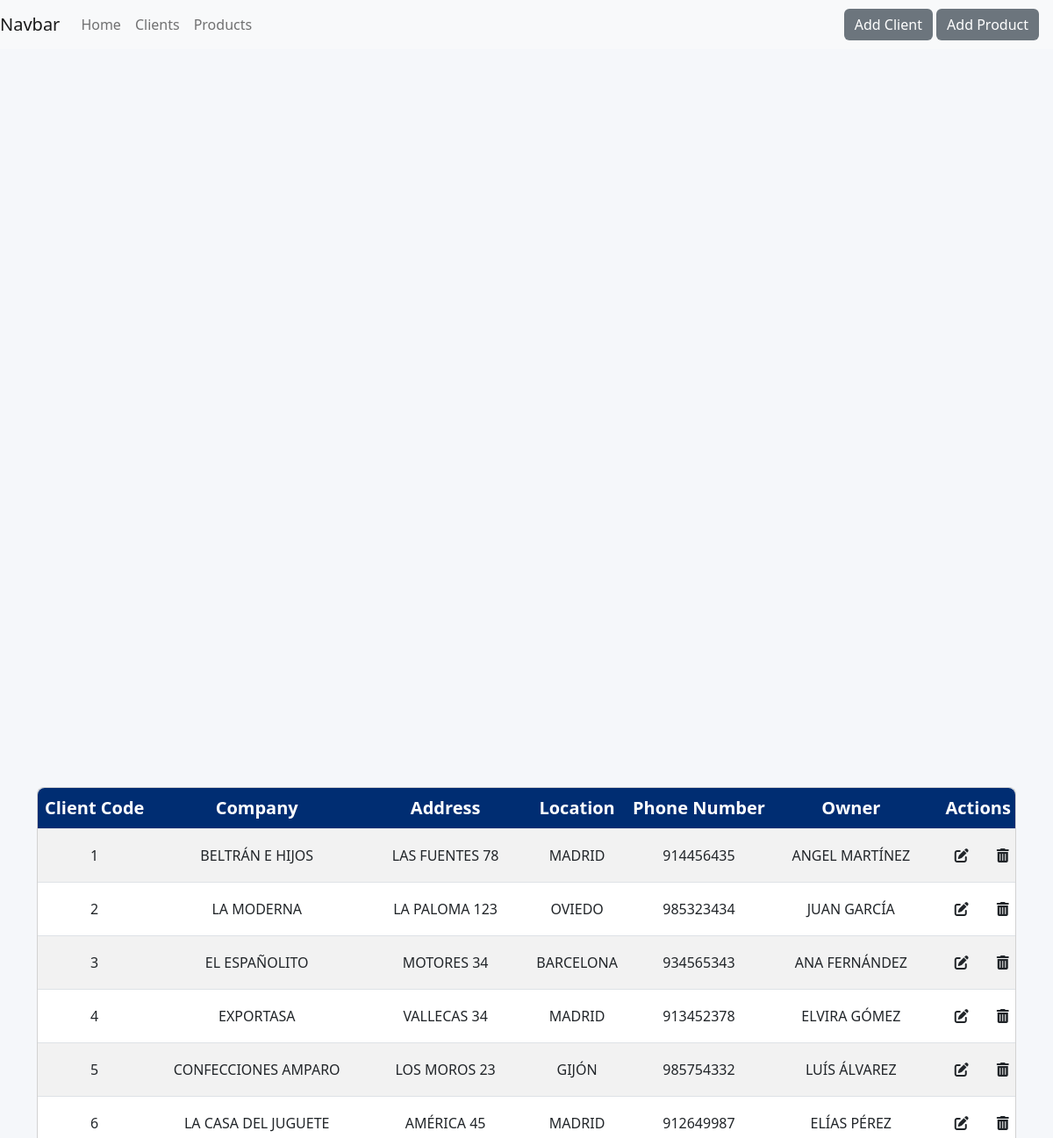
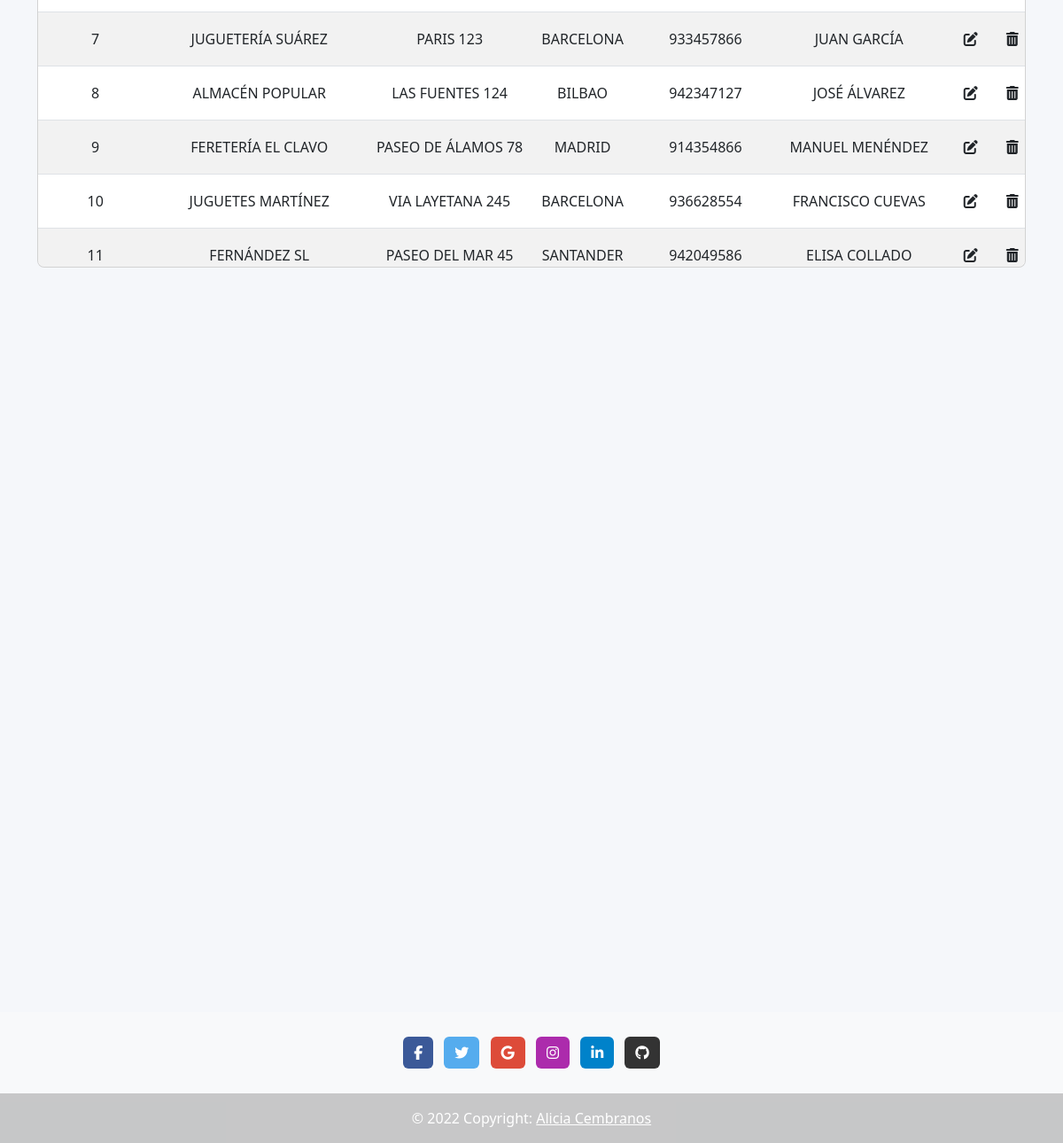
The app's page /?controller=clients&action=getClients with its own data (2 pictures, top to bottom).
### tables this page shows
CREATE TABLE clientes (
   
   CÓDIGOCLIENTE      INT      NOT NULL   AUTO_INCREMENT,
   EMPRESA VARCHAR(50) NOT NULL,
   DIRECCIÓN VARCHAR(50) NOT NULL,
   POBLACIÓN VARCHAR(50) NOT NULL,
   TELÉFONO VARCHAR(50) NOT NULL,
   RESPONSABLE VARCHAR(50) NOT NULL,

   PRIMARY KEY (CÓDIGOCLIENTE)
);

### models/clientsModel.php (called while the page is built, shortened)
<?php
function getAllClients()
{
    try {
        $pdo = connDB();
        $sql = 'SELECT * FROM clientes ORDER BY CÓDIGOCLIENTE ASC';
        $statement = $pdo->prepare($sql);
        $statement->execute();
        $clients = $statement->fetchAll();
        return $clients;
    } catch (PDOException $e) {
        $errMsg = $e->getMessage();
        require_once VIEWS . 'errors/error.php';
    }
}

### views/clients/clientsDashboard.php (the view, shortened to what this page needs)
<section class="intro">
    <div class="bg-image h-100  py-2" style="background-color: #f5f7fa;">
        <div class="mask d-flex align-items-center h-100">
            <div class="container">
                <div class="row justify-content-center">
                    <div class="col-12">
                        <div class="card">
                            <div class="card-body p-0">
                                <div class="table-responsive table-scroll" data-mdb-perfect-scrollbar="true" style="position: relative; height: 700px">
                                    <table class="table table-striped mb-0">
                                        <thead style="background-color: #002d72;">
                                            <tr>
                                                <th class="text-center" scope="col">Client Code</th>
                                                <th class="text-center" scope="col">Company</th>
                                                <th class="text-center" scope="col">Address</th>
                                                <th class="text-center" scope="col">Location</th>
                                                <th class="text-center" scope="col">Phone Number</th>
                                                <th class="text-center" scope="col">Owner</th>
                                                <th class="text-center" scope="col">Actions</th>
                                            </tr>
                                        </thead>
                                        <tbody>
                                            <?php foreach ($clients as $index => $client) : ?>
                                                <tr>
                                                    <td class="text-center align-middle"><?= $client['CÓDIGOCLIENTE'] ?></td>
                                                    <td class="text-center align-middle"><?= $client['EMPRESA'] ?></td>
                                                    <td class="text-center align-middle"><?= $client['DIRECCIÓN'] ?></td>
                                                    <td class="text-center align-middle"><?= $client['POBLACIÓN'] ?></td>
                                                    <td class="text-center align-middle"><?= $client['TELÉFONO'] ?></td>
                                                    <td class="text-center align-middle"><?= $client['RESPONSABLE'] ?></td>
                                                    <td class="text-center align-middle"><a href="?controller=clients&action=getClient&id=<?= $client['CÓDIGOCLIENTE'] ?>" class="btn btn-link"><i class="fa-solid fa-pen-to-square link-dark p-2"></i></a><a href="?controller=clients&action=deleteClient&id=<?= $client['CÓDIGOCLIENTE'] ?>" class="btn btn-link"><i class="fa-solid fa-trash-can link-dark"></i></a></td>
                                                </tr>
                                            <?php endforeach; ?>
                                        </tbody>
                                    </table>
                                </div>
                            </div>
                        </div>
                    </div>
                </div>
            </div>
        </div>
    </div>
</section>

### index.php (shortened to what this page needs)
<?php
if (isset($_GET["controller"])) {
    $controller = $_GET["controller"];
    $pathController = getPathController($controller);
    $isFile = file_exists($pathController);
    if ($isFile) {
        require_once $pathController;
    }else{
        $errMsg = "The page you’re looking for doesn’t exist.";
        require_once VIEWS . 'errors/error.php';
    }
}else{
    require_once VIEWS . 'main/main.php';
}
function getPathController($controllerName){
    return CONTROLLERS . $controllerName . 'Controller.php';
}

### controllers/clientsController.php (shortened to what this page needs)
<?php
require_once MODELS . 'clientsModel.php';
if (isset($_REQUEST["action"])) {
    $action = $_REQUEST["action"];
}
if (function_exists($action)) {
    call_user_func($action, $_REQUEST);
} else {
    error("this function does not exist.");
}
function getClients()
{
    $clients = getAllClients();
    if (isset($clients)) {
        require_once VIEWS . 'clients/clientsDashboard.php';
    } else {
        error('There was a problem with the database, try again.');
    }
}

### assets/css/main.css (style rules this page uses)
body { display: flex; flex-direction: column; height: 100vh; }
.btn { border: none; }
.initial { height: 100%; }
.intro { height: 100%; }
table td, table th { text-overflow: ellipsis; white-space: nowrap; overflow: hidden; }
thead th { color: #fff; }
.card { border-radius: 0.5rem; }
.table-scroll { border-radius: 0.5rem; }
.table-scroll table thead th { font-size: 1.25rem; }

### records on screen
clientes: CÓDIGOCLIENTE "1", EMPRESA "BELTRÁN E HIJOS", DIRECCIÓN "LAS FUENTES 78", POBLACIÓN "MADRID", TELÉFONO "914456435", RESPONSABLE "ANGEL MARTÍNEZ"
clientes: CÓDIGOCLIENTE "2", EMPRESA "LA MODERNA", DIRECCIÓN "LA PALOMA 123", POBLACIÓN "OVIEDO", TELÉFONO "985323434", RESPONSABLE "JUAN GARCÍA"
clientes: CÓDIGOCLIENTE "3", EMPRESA "EL ESPAÑOLITO", DIRECCIÓN "MOTORES 34", POBLACIÓN "BARCELONA", TELÉFONO "934565343", RESPONSABLE "ANA FERNÁNDEZ"
clientes: CÓDIGOCLIENTE "4", EMPRESA "EXPORTASA", DIRECCIÓN "VALLECAS 34", POBLACIÓN "MADRID", TELÉFONO "913452378", RESPONSABLE "ELVIRA GÓMEZ"
clientes: CÓDIGOCLIENTE "5", EMPRESA "CONFECCIONES AMPARO", DIRECCIÓN "LOS MOROS 23", POBLACIÓN "GIJÓN", TELÉFONO "985754332", RESPONSABLE "LUÍS ÁLVAREZ"
clientes: CÓDIGOCLIENTE "6", EMPRESA "LA CASA DEL JUGUETE", DIRECCIÓN "AMÉRICA 45", POBLACIÓN "MADRID", TELÉFONO "912649987", RESPONSABLE "ELÍAS PÉREZ"
clientes: CÓDIGOCLIENTE "7", EMPRESA "JUGUETERÍA SUÁREZ", DIRECCIÓN "PARIS 123", POBLACIÓN "BARCELONA", TELÉFONO "933457866", RESPONSABLE "JUAN GARCÍA"
clientes: CÓDIGOCLIENTE "8", EMPRESA "ALMACÉN POPULAR", DIRECCIÓN "LAS FUENTES 124", POBLACIÓN "BILBAO", TELÉFONO "942347127", RESPONSABLE "JOSÉ ÁLVAREZ"
clientes: CÓDIGOCLIENTE "9", EMPRESA "FERETERÍA EL CLAVO", DIRECCIÓN "PASEO DE ÁLAMOS 78", POBLACIÓN "MADRID", TELÉFONO "914354866", RESPONSABLE "MANUEL MENÉNDEZ"
clientes: CÓDIGOCLIENTE "10", EMPRESA "JUGUETES MARTÍNEZ", DIRECCIÓN "VIA LAYETANA 245", POBLACIÓN "BARCELONA", TELÉFONO "936628554", RESPONSABLE "FRANCISCO CUEVAS"
clientes: CÓDIGOCLIENTE "11", EMPRESA "FERNÁNDEZ SL", DIRECCIÓN "PASEO DEL MAR 45", POBLACIÓN "SANTANDER", TELÉFONO "942049586", RESPONSABLE "ELISA COLLADO"
